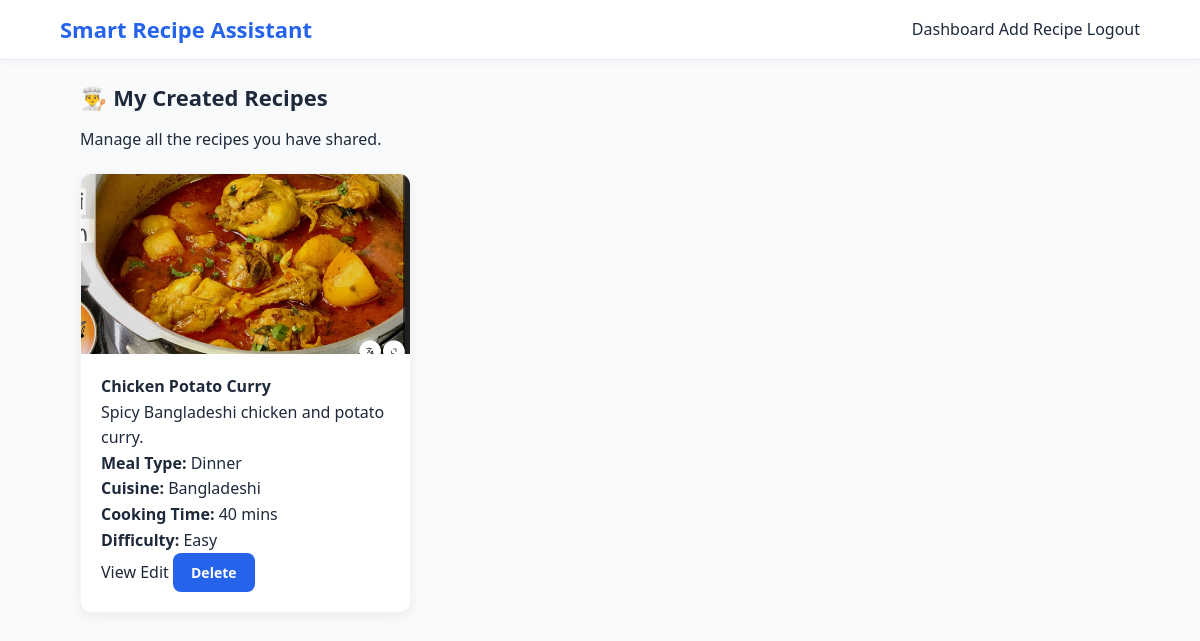
Page /my-recipes (signed in) on the earlier database version.
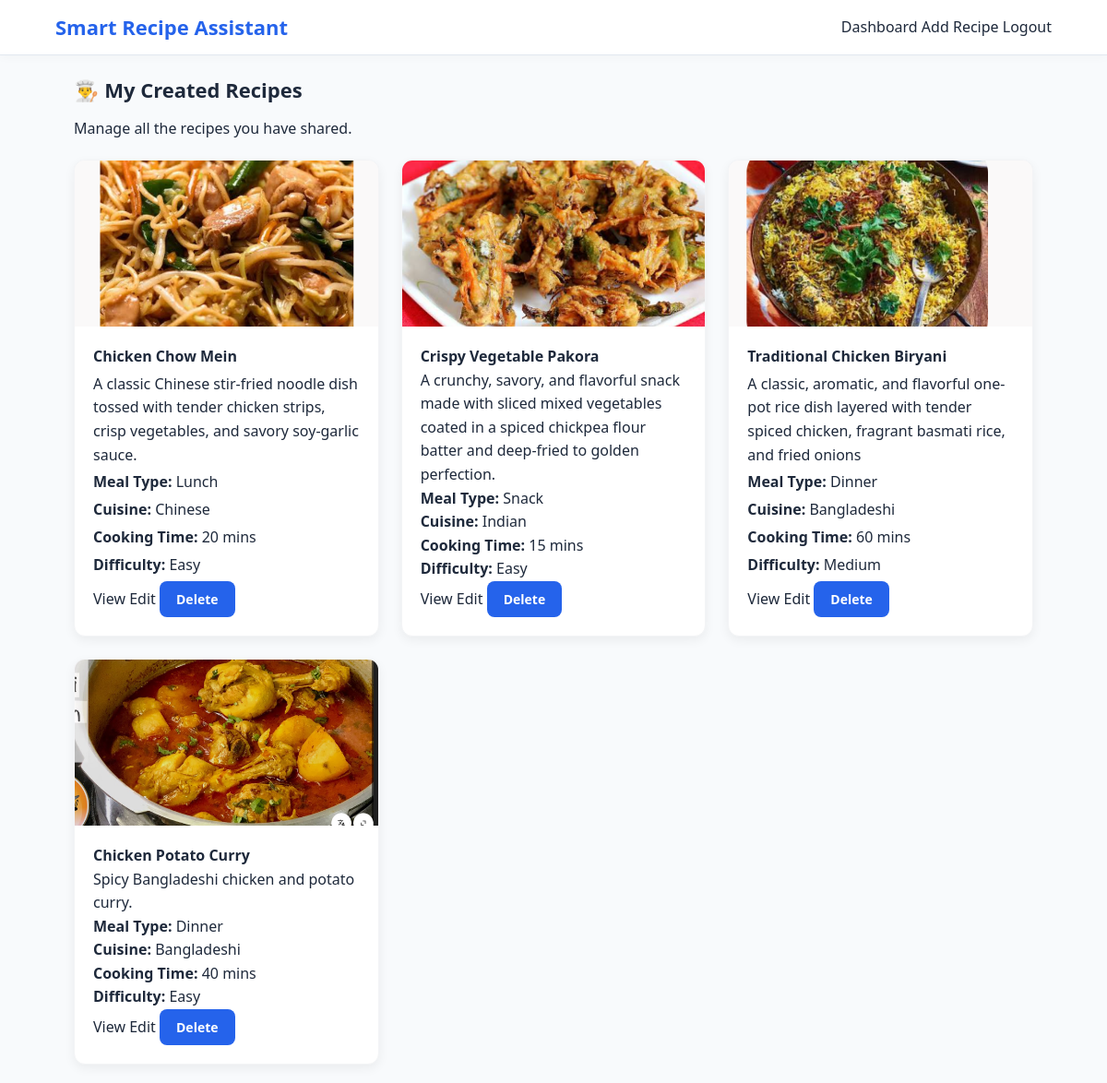
Same page on the later database version.
### tables this page shows
CREATE TABLE Recipes (
    RecipeID INTEGER PRIMARY KEY AUTOINCREMENT,
    UserID INTEGER NOT NULL,
    MealTypeID INTEGER NOT NULL,
    CuisineID INTEGER NOT NULL,
    Title TEXT NOT NULL,
    Description TEXT,
    CookingTime INTEGER NOT NULL
        CHECK (CookingTime > 0),
    Difficulty TEXT NOT NULL
        CHECK (
            Difficulty IN (
                'Easy',
                'Medium',
                'Hard'
            )
        ),
    SpiceLevel TEXT DEFAULT 'Medium'
        CHECK (
            SpiceLevel IN (
                'Mild',
                'Medium',
                'Spicy'
            )
        ),
    DietType TEXT DEFAULT 'Regular'
        CHECK (
            DietType IN (
                'Regular',
                'Vegetarian',
                'Vegan',
                'Low Calorie',
                'High Protein',
                'Gluten Free'
            )
        ),
    Instructions TEXT NOT NULL,
    ImageURL TEXT,
    CreatedAt TIMESTAMP DEFAULT CURRENT_TIMESTAMP,

    FOREIGN KEY (UserID)
        REFERENCES Users(UserID)
        ON DELETE CASCADE,
    FOREIGN KEY (MealTypeID)
        REFERENCES Meal_Types(MealTypeID)
        ON DELETE RESTRICT,
    FOREIGN KEY (CuisineID)
        REFERENCES Cuisines(CuisineID)
        ON DELETE RESTRICT
);

CREATE TABLE Meal_Types (
    MealTypeID INTEGER PRIMARY KEY AUTOINCREMENT,
    Name TEXT NOT NULL UNIQUE
);

CREATE TABLE Cuisines (
    CuisineID INTEGER PRIMARY KEY AUTOINCREMENT,
    Name TEXT NOT NULL UNIQUE
);

### app.py (the view)
@app.route("/my-recipes")
def my_recipes():
    if "user_id" not in session:
        return redirect(url_for("login"))
    user_id = session["user_id"]
    connection = get_db_connection()
    query = """
        SELECT
            Recipes.RecipeID,
            Recipes.Title,
            Recipes.Description,
            Recipes.CookingTime,
            Recipes.Difficulty,
            Recipes.ImageURL,
            Meal_Types.Name AS MealType,
            Cuisines.Name AS Cuisine,
            Users.Name AS Creator
        FROM Recipes
        JOIN Meal_Types ON Recipes.MealTypeID = Meal_Types.MealTypeID
        JOIN Cuisines ON Recipes.CuisineID = Cuisines.CuisineID
        JOIN Users ON Recipes.UserID = Users.UserID
        WHERE Recipes.UserID = ?
        ORDER BY Recipes.CreatedAt DESC
    """
    my_recipes_list = connection.execute(query, (user_id,)).fetchall()
    connection.close()
    return render_template("my_recipes.html", recipes=my_recipes_list)

### database.py (called while the page is built)
def get_db_connection():
    connection = sqlite3.connect(DATABASE)
    connection.row_factory = sqlite3.Row
    connection.execute("PRAGMA foreign_keys = ON")
    return connection

### templates/my_recipes.html (shortened to what this page needs)
<!DOCTYPE html>
<html lang="en">
<head>
    <link rel="stylesheet" href="{{ url_for('static', filename='css/style.css') }}">
</head>
<body>
    <nav class="navbar">
        <h2>Smart Recipe Assistant</h2>
        <div>
            <a href="{{ url_for('dashboard') }}">Dashboard</a>
            <a href="{{ url_for('add_recipe') }}">Add Recipe</a>
            <a href="{{ url_for('logout') }}">Logout</a>
        </div>
    </nav>
    <div class="container">
        <h2>👨‍🍳 My Created Recipes</h2>
        <p>Manage all the recipes you have shared.</p>
        <div class="recipe-grid">
            {% if recipes %}
            {% for recipe in recipes %}
            <div class="recipe-card">
                {% if recipe.ImageURL %}
                <img src="{{ recipe.ImageURL }}" alt="{{ recipe.Title }}">
                {% else %}
                <img src="{{ url_for('static', filename='images/default_recipe.jpg') }}" alt="Default Recipe Image">
                {% endif %}
                <div class="recipe-card-content">
                    <h4>{{ recipe.Title }}</h4>
                    <p>{{ recipe.Description }}</p>
                    <p><strong>Meal Type:</strong> {{ recipe.MealType }}</p>
                    <p><strong>Cuisine:</strong> {{ recipe.Cuisine }}</p>
                    <p><strong>Cooking Time:</strong> {{ recipe.CookingTime }} mins</p>
                    <p><strong>Difficulty:</strong> {{ recipe.Difficulty }}</p>
                    <div class="card-actions">
                        <a href="{{ url_for('recipe_detail', recipe_id=recipe.RecipeID) }}" class="btn-action btn-view">View</a>
                        <a href="{{ url_for('edit_recipe', recipe_id=recipe.RecipeID) }}" class="btn-action btn-edit">Edit</a>
                        <form action="{{ url_for('delete_recipe', recipe_id=recipe.RecipeID) }}" method="POST" style="display:inline;" onsubmit="return confirm('Are you sure you want to delete this recipe?');">
                            <button type="submit" class="btn-action btn-delete">Delete</button>
                        </form>
                    </div>
                </div>
            </div>
            {% endfor %}
            {% else %}
            <div style="margin-top: 20px;">
                <p>You haven't added any recipes yet.</p>
                <a href="{{ url_for('add_recipe') }}" class="btn-action btn-view" style="margin-top: 10px;">Add Your First Recipe</a>
            </div>
            {% endif %}
        </div>
    </div>
</body>
</html>

### static/css/style.css (style rules this page uses)
* { margin: 0; padding: 0; box-sizing: border-box; }
html { scroll-behavior: smooth; }
body { font-family: 'Segoe UI', -apple-system, BlinkMacSystemFont, Roboto, Helvetica, Arial, sans-serif; background-color: #f8fafc; color: #1e293b; line-height: 1.6; display: flex; flex-direction: column; min-height: 100vh; }
a { text-decoration: none; color: inherit; }
button, input, select, textarea { font-family: inherit; }
.container { width: 90%; max-width: 1200px; margin: 0 auto; }
.navbar { background-color: #ffffff; border-bottom: 1px solid #e2e8f0; position: sticky; top: 0; z-index: 1000; box-shadow: 0 2px 10px rgba(0, 0, 0, 0.03); padding: 12px 5%; display: flex; align-items: center; justify-content: space-between; flex-wrap: wrap; gap: 15px; }
.navbar h2 { font-size: 22px; font-weight: 700; color: #2563eb; margin: 0; }
h2 { font-size: 22px; color: #1e293b; margin-bottom: 12px; }
button, .btn { border: none; border-radius: 8px; padding: 10px 18px; background-color: #2563eb; color: #ffffff; cursor: pointer; font-weight: 600; font-size: 14px; display: inline-block; transition: all 0.2s ease; text-align: center; }
.recipe-grid { display: grid; grid-template-columns: repeat(auto-fill, minmax(280px, 1fr)); gap: 22px; margin-top: 20px; }
.recipe-card { background: #ffffff; border-radius: 12px; overflow: hidden; border: 1px solid #e2e8f0; box-shadow: 0 4px 12px rgba(0, 0, 0, 0.04); transition: transform 0.2s ease; display: flex; flex-direction: column; }
.recipe-card img { width: 100%; height: 180px; object-fit: cover; }
.recipe-card-content { padding: 18px; display: flex; flex-direction: column; flex: 1; justify-content: space-between; }
.recipe-card { display: flex; flex-direction: column; background: white; border-radius: 15px; overflow: hidden; border: 1px solid #e5e7eb; box-shadow: 0 5px 18px rgba(0, 0, 0, 0.06); transition: transform 0.2s, box-shadow 0.2s; }
.recipe-card img, .recipe-placeholder { width: 100%; height: 210px; object-fit: cover; }
.recipe-card-content { padding: 20px; display: flex; flex-direction: column; flex: 1; }
.recipe-grid { display: grid; grid-template-columns: repeat(auto-fill, minmax(280px, 1fr)); gap: 1.5rem; }
.recipe-card { background: #ffffff; border-radius: 12px; overflow: hidden; box-shadow: 0 4px 12px rgba(0, 0, 0, 0.06); display: flex; flex-direction: column; border: 1px solid #f3f4f6; transition: transform 0.2s ease, box-shadow 0.2s ease; }
.recipe-card-content { padding: 1.25rem; display: flex; flex-direction: column; flex-grow: 1; }
.container { max-width: 1200px; margin: 0 auto; padding: 20px; }

Differences in the rows shown:
added Recipes: ImageURL (picture), Title "Chicken Chow Mein", Description "A classic Chinese stir-fried noodle dish tossed with tender chicken strips, crisp vegetables, and savory soy-garlic sauce.", MealType "Lunch", Cuisine "Chinese", CookingTime "20", Difficulty "Easy"
added Recipes: ImageURL (picture), Title "Crispy Vegetable Pakora", Description "A crunchy, savory, and flavorful snack made with sliced mixed vegetables coated in a spiced chickpea flour batter and deep-fried to golden perfection.", MealType "Snack", Cuisine "Indian", CookingTime "15", Difficulty "Easy"
added Recipes: ImageURL (picture), Title "Traditional Chicken Biryani", Description "A classic, aromatic, and flavorful one-pot rice dish layered with tender spiced chicken, fragrant basmati rice, and fried onions", MealType "Dinner", Cuisine "Bangladeshi", CookingTime "60", Difficulty "Medium"
